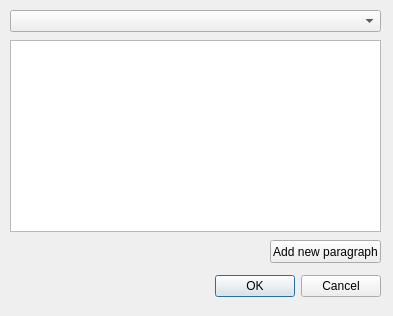
<?xml version="1.0" encoding="UTF-8"?>
<ui version="4.0">
 <class>Dialog</class>
 <widget class="QDialog" name="Dialog">
  <property name="geometry">
   <rect>
    <x>0</x>
    <y>0</y>
    <width>393</width>
    <height>316</height>
   </rect>
  </property>
  <property name="windowTitle">
   <string>Configure entity</string>
  </property>
  <widget class="QDialogButtonBox" name="buttonBox">
   <property name="geometry">
    <rect>
     <x>40</x>
     <y>270</y>
     <width>341</width>
     <height>32</height>
    </rect>
   </property>
   <property name="orientation">
    <enum>Qt::Horizontal</enum>
   </property>
   <property name="standardButtons">
    <set>QDialogButtonBox::Cancel|QDialogButtonBox::Ok</set>
   </property>
  </widget>
  <widget class="QComboBox" name="entityinput">
   <property name="geometry">
    <rect>
     <x>10</x>
     <y>10</y>
     <width>371</width>
     <height>22</height>
    </rect>
   </property>
   <property name="maxVisibleItems">
    <number>250</number>
   </property>
   <property name="maxCount">
    <number>2147483646</number>
   </property>
  </widget>
  <widget class="QListView" name="paragraphview">
   <property name="geometry">
    <rect>
     <x>10</x>
     <y>40</y>
     <width>371</width>
     <height>192</height>
    </rect>
   </property>
  </widget>
  <widget class="QPushButton" name="addbutton">
   <property name="geometry">
    <rect>
     <x>270</x>
     <y>240</y>
     <width>111</width>
     <height>23</height>
    </rect>
   </property>
   <property name="text">
    <string>Add new paragraph</string>
   </property>
  </widget>
 </widget>
 <resources/>
 <connections>
  <connection>
   <sender>buttonBox</sender>
   <signal>accepted()</signal>
   <receiver>Dialog</receiver>
   <slot>accept()</slot>
   <hints>
    <hint type="sourcelabel">
     <x>248</x>
     <y>254</y>
    </hint>
    <hint type="destinationlabel">
     <x>157</x>
     <y>274</y>
    </hint>
   </hints>
  </connection>
  <connection>
   <sender>buttonBox</sender>
   <signal>rejected()</signal>
   <receiver>Dialog</receiver>
   <slot>reject()</slot>
   <hints>
    <hint type="sourcelabel">
     <x>316</x>
     <y>260</y>
    </hint>
    <hint type="destinationlabel">
     <x>286</x>
     <y>274</y>
    </hint>
   </hints>
  </connection>
 </connections>
</ui>
